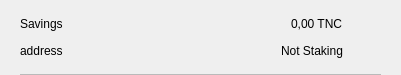
<?xml version="1.0" encoding="UTF-8"?>
<ui version="4.0">
 <class>CSRow</class>
 <widget class="QWidget" name="CSRow">
  <property name="geometry">
   <rect>
    <x>0</x>
    <y>0</y>
    <width>401</width>
    <height>75</height>
   </rect>
  </property>
  <property name="windowTitle">
   <string>Form</string>
  </property>
  <layout class="QVBoxLayout" name="verticalLayout">
   <property name="spacing">
    <number>0</number>
   </property>
   <property name="leftMargin">
    <number>20</number>
   </property>
   <property name="topMargin">
    <number>10</number>
   </property>
   <property name="rightMargin">
    <number>20</number>
   </property>
   <property name="bottomMargin">
    <number>0</number>
   </property>
   <item>
    <widget class="QWidget" name="info" native="true">
     <property name="minimumSize">
      <size>
       <width>0</width>
       <height>0</height>
      </size>
     </property>
     <layout class="QHBoxLayout" name="horizontalLayout_3">
      <property name="leftMargin">
       <number>0</number>
      </property>
      <property name="topMargin">
       <number>0</number>
      </property>
      <property name="rightMargin">
       <number>0</number>
      </property>
      <property name="bottomMargin">
       <number>10</number>
      </property>
      <item>
       <widget class="QWidget" name="container" native="true">
        <property name="minimumSize">
         <size>
          <width>0</width>
          <height>0</height>
         </size>
        </property>
        <layout class="QVBoxLayout" name="verticalLayout_2">
         <property name="spacing">
          <number>0</number>
         </property>
         <property name="leftMargin">
          <number>0</number>
         </property>
         <property name="topMargin">
          <number>0</number>
         </property>
         <property name="rightMargin">
          <number>0</number>
         </property>
         <property name="bottomMargin">
          <number>0</number>
         </property>
         <item>
          <layout class="QHBoxLayout" name="horizontalLayout">
           <item>
            <widget class="QLabel" name="labelName">
             <property name="toolTip">
              <string notr="true"/>
             </property>
             <property name="text">
              <string>Savings</string>
             </property>
            </widget>
           </item>
           <item>
            <spacer name="horizontalSpacer">
             <property name="orientation">
              <enum>Qt::Horizontal</enum>
             </property>
             <property name="sizeHint" stdset="0">
              <size>
               <width>40</width>
               <height>20</height>
              </size>
             </property>
            </spacer>
           </item>
           <item>
            <widget class="QLabel" name="labelAmount">
             <property name="text">
              <string>0,00 TNC</string>
             </property>
            </widget>
           </item>
          </layout>
         </item>
         <item>
          <layout class="QHBoxLayout" name="horizontalLayout_2">
           <item>
            <widget class="QLabel" name="labelAddress">
             <property name="toolTip">
              <string notr="true"/>
             </property>
             <property name="text">
              <string>address</string>
             </property>
            </widget>
           </item>
           <item>
            <spacer name="horizontalSpacer_2">
             <property name="orientation">
              <enum>Qt::Horizontal</enum>
             </property>
             <property name="sizeHint" stdset="0">
              <size>
               <width>40</width>
               <height>20</height>
              </size>
             </property>
            </spacer>
           </item>
           <item>
            <widget class="QLabel" name="labelStaking">
             <property name="text">
              <string>Not Staking</string>
             </property>
            </widget>
           </item>
          </layout>
         </item>
        </layout>
       </widget>
      </item>
      <item alignment="Qt::AlignHCenter|Qt::AlignVCenter">
       <widget class="QPushButton" name="pushButtonMenu">
        <property name="minimumSize">
         <size>
          <width>24</width>
          <height>24</height>
         </size>
        </property>
        <property name="maximumSize">
         <size>
          <width>32</width>
          <height>32</height>
         </size>
        </property>
        <property name="focusPolicy">
         <enum>Qt::NoFocus</enum>
        </property>
        <property name="styleSheet">
         <string notr="true">border:none; background-color:transparent;</string>
        </property>
        <property name="text">
         <string/>
        </property>
        <property name="icon">
         <iconset>
          <normaloff>://ic-menu-hover</normaloff>://ic-menu-hover</iconset>
        </property>
        <property name="iconSize">
         <size>
          <width>24</width>
          <height>24</height>
         </size>
        </property>
       </widget>
      </item>
     </layout>
    </widget>
   </item>
   <item>
    <widget class="QLabel" name="lblDivisory">
     <property name="minimumSize">
      <size>
       <width>0</width>
       <height>1</height>
      </size>
     </property>
     <property name="maximumSize">
      <size>
       <width>16777215</width>
       <height>1</height>
      </size>
     </property>
     <property name="styleSheet">
      <string notr="true">background-color:#bababa;</string>
     </property>
     <property name="text">
      <string/>
     </property>
     <property name="alignment">
      <set>Qt::AlignBottom|Qt::AlignLeading|Qt::AlignLeft</set>
     </property>
    </widget>
   </item>
  </layout>
 </widget>
 <resources/>
 <connections/>
</ui>
